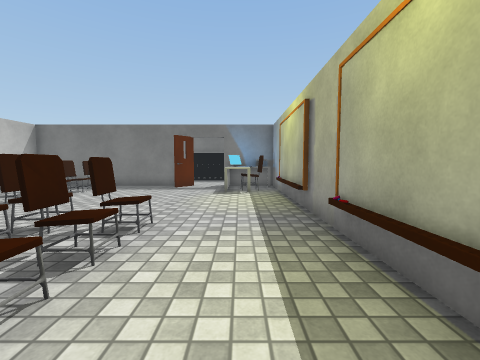
view 1 (above)

24 first-person views from a walk through a Unity game level. The camera is 1.2 m above the floor, tilts 4° down and sees 90° across. The floor is counted in squares, 1 m on a side. Each view is taken from the middle of a square. On the plan, view 1 faces up. The plan holds only what a view shows up to about 12 squares ahead; the rest is blank. The place goes on beyond the plan. Door leaves are left out, so doorways stand open. Surface patterns are stand-ins for the level's own textures.

view 2
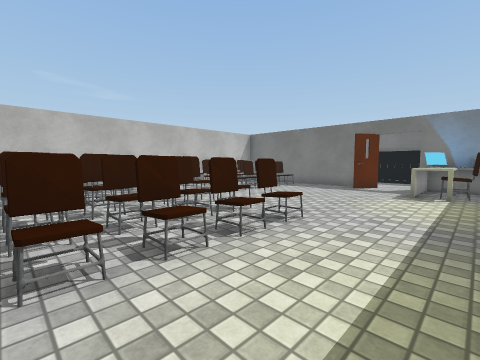

view 3
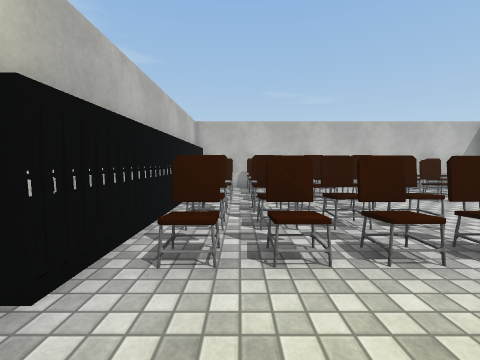

view 4
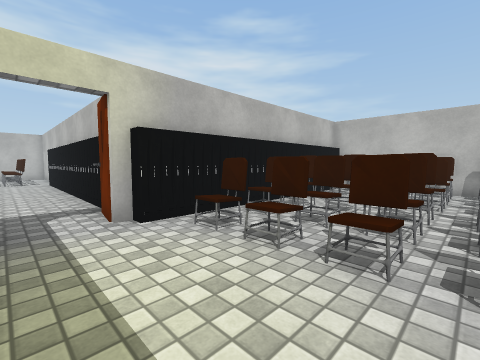

view 5
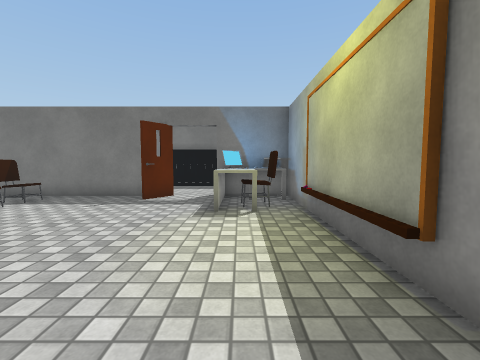

view 6
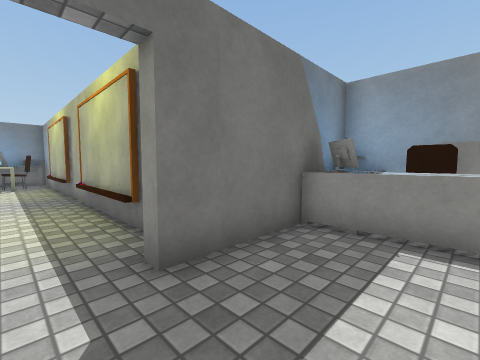

view 7
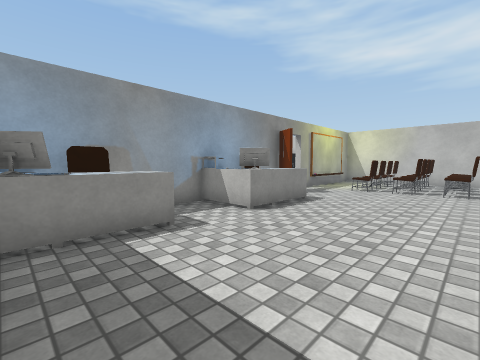

view 8
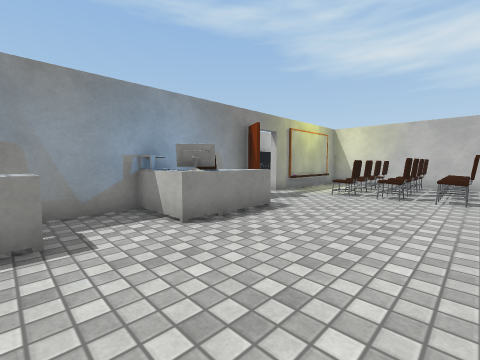

view 9
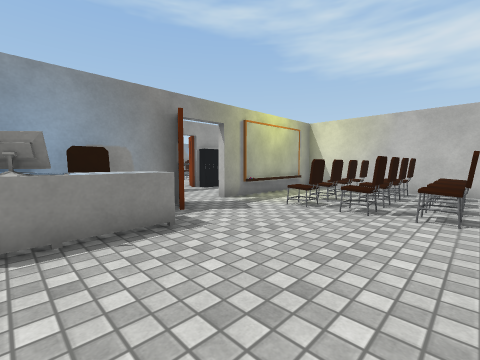

view 10
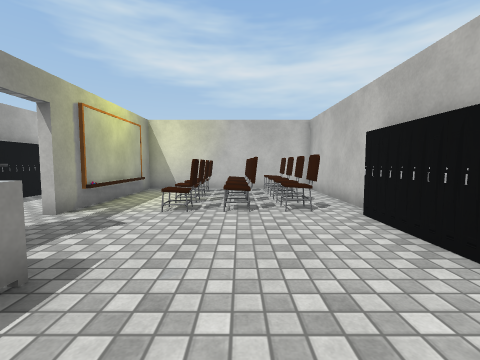

view 11
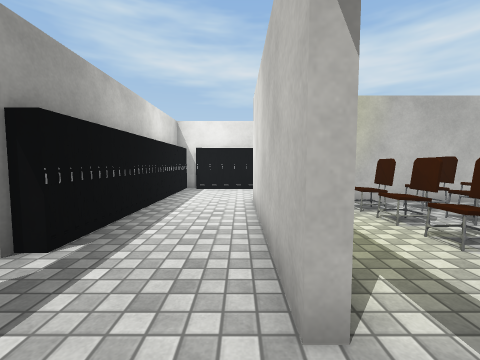

view 12
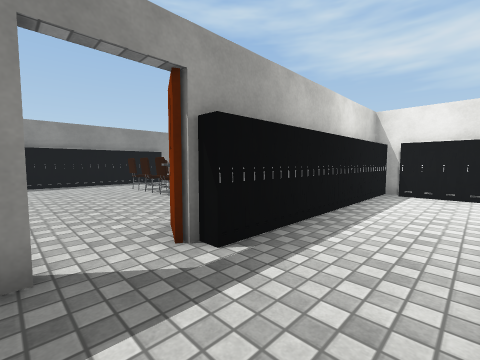

view 13
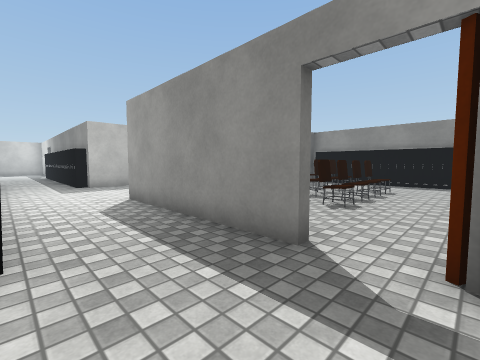

view 14
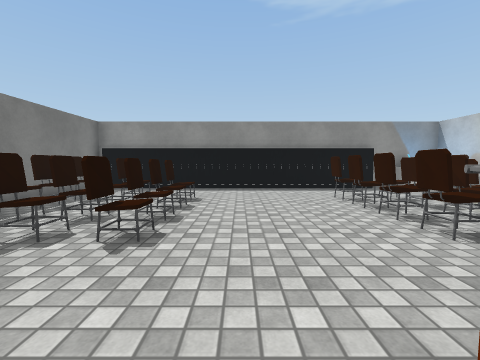

view 15
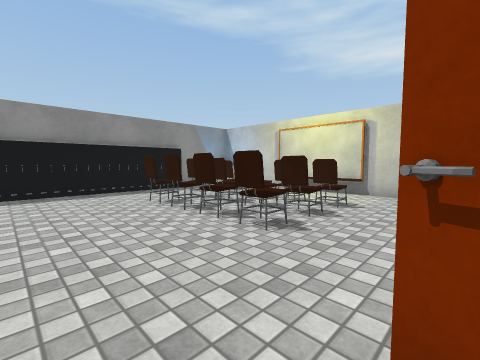

view 16
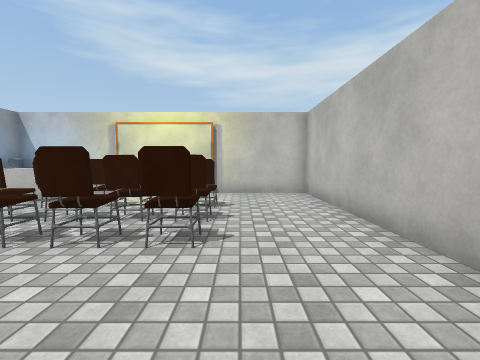

view 17
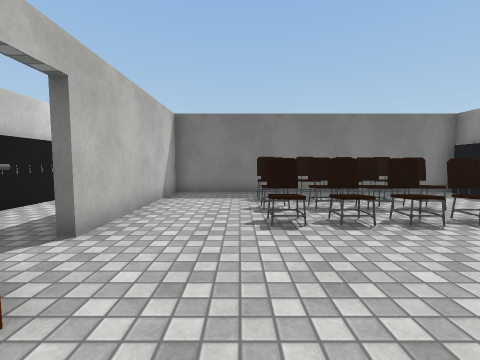

view 18
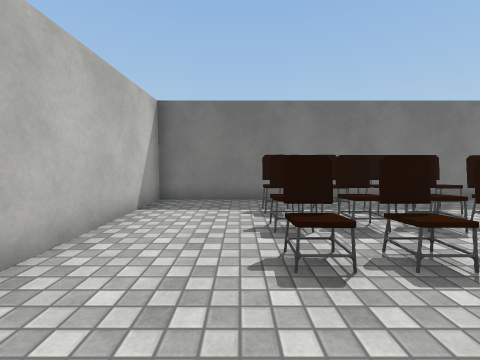

view 19
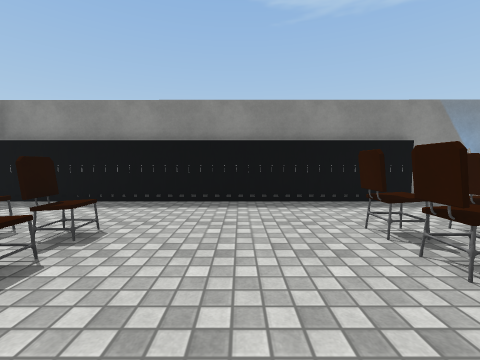

view 20
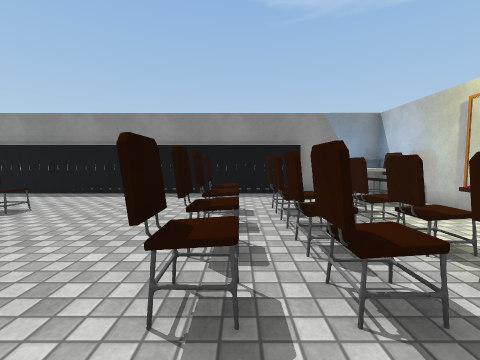

view 21
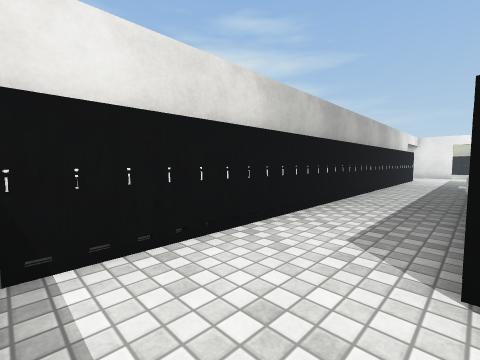

view 22
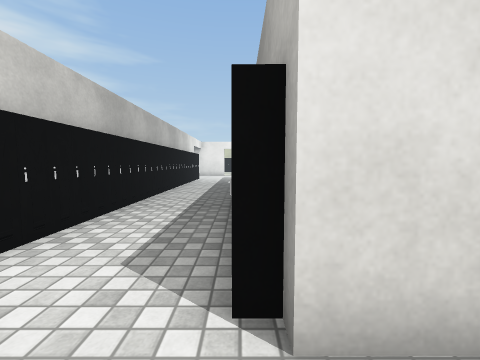

view 23
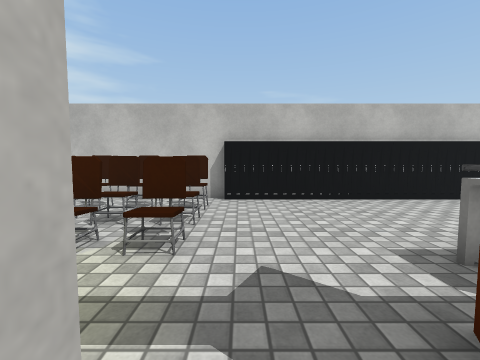

view 24
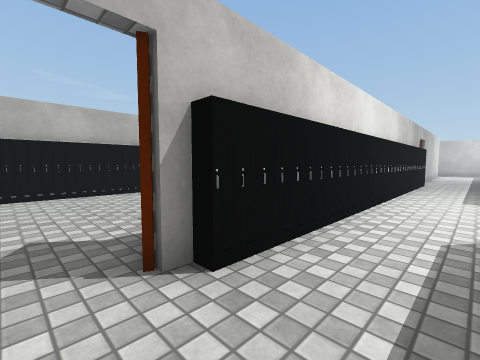

### Floor plan
Key: @ floor where view 1 was taken; # wall or solid block; . floor; E desk; C chair; W whiteboard; O other object.
Columns run from 7 left of view 1 to 22 right of it. Each row starts with its distance up from view 1.
 16     ..
 15     ...
 14     ...
 13 #####..###
 12 O...#..EE#
 11 O......CC#
 10 O......E.#
  9 O........#
  8 O........#
  7 O........#
  6  ........#
  5 .........#
  4 O.OO.O...#     ..
  3 O.OO.O...#    #..
  2 O.OOOO...#    #..
  1 .........#    #..
  0 O.OOOO.@.#    #..##
 -1 #######..#   ##....
 -2       #....EEE#....
 -3       #....ECC#....
 -4       #....EC.#....
 -5       #.......#...
 -6       #.......#..#############
 -7       #....EEE#..#...........#
 -8       #....ECC#..#...OO.OO...#
 -9       #....EC##..#...OO.OO...#
-10       #......##..#...OO.OO...#
-11       #..........#...OO.OO...#
-12      ##..........#...........#
-13      #.OOOOO.#...............#
-14      #.OOOO..#...##..........#
-15      #.OOOOO.#...#...........#
-16       .OOOOO.#...#...OO.OO...#
-17       .OOOOO.#...#...OO.OO...#
-18       .......#...#...OO.OO...#
-19       ########...#...OO.OO...#
-20  ................#...O..OO...#
-21  ................#........EEE#
-22   ################....WWW..CE#
-23                 ##############

Where each view was taken, in squares from view 1:
view 1: 0 up, 0 right, facing up
view 2: 0 up, 1 right, facing up-left
view 3: 1 up, 1 right, facing left
view 4: 4 up, 1 right, facing down-left
view 5: 4 up, 0 right, facing up
view 6: 4 down, 0 right, facing up-right
view 7: 2 down, 0 right, facing down-right
view 8: 4 down, 0 right, facing down-right
view 9: 7 down, 0 right, facing down-right
view 10: 7 down, 2 right, facing down
view 11: 11 down, 7 right, facing down
view 12: 12 down, 7 right, facing down-right
view 13: 14 down, 7 right, facing up-right
view 14: 13 down, 10 right, facing right
view 15: 13 down, 11 right, facing down-right
view 16: 13 down, 13 right, facing down
view 17: 16 down, 13 right, facing up
view 18: 14 down, 13 right, facing up
view 19: 14 down, 14 right, facing right
view 20: 17 down, 12 right, facing right
view 21: 19 down, 9 right, facing down-left
view 22: 19 down, 8 right, facing left
view 23: 12 down, 7 right, facing left
view 24: 12 down, 9 right, facing up-left
